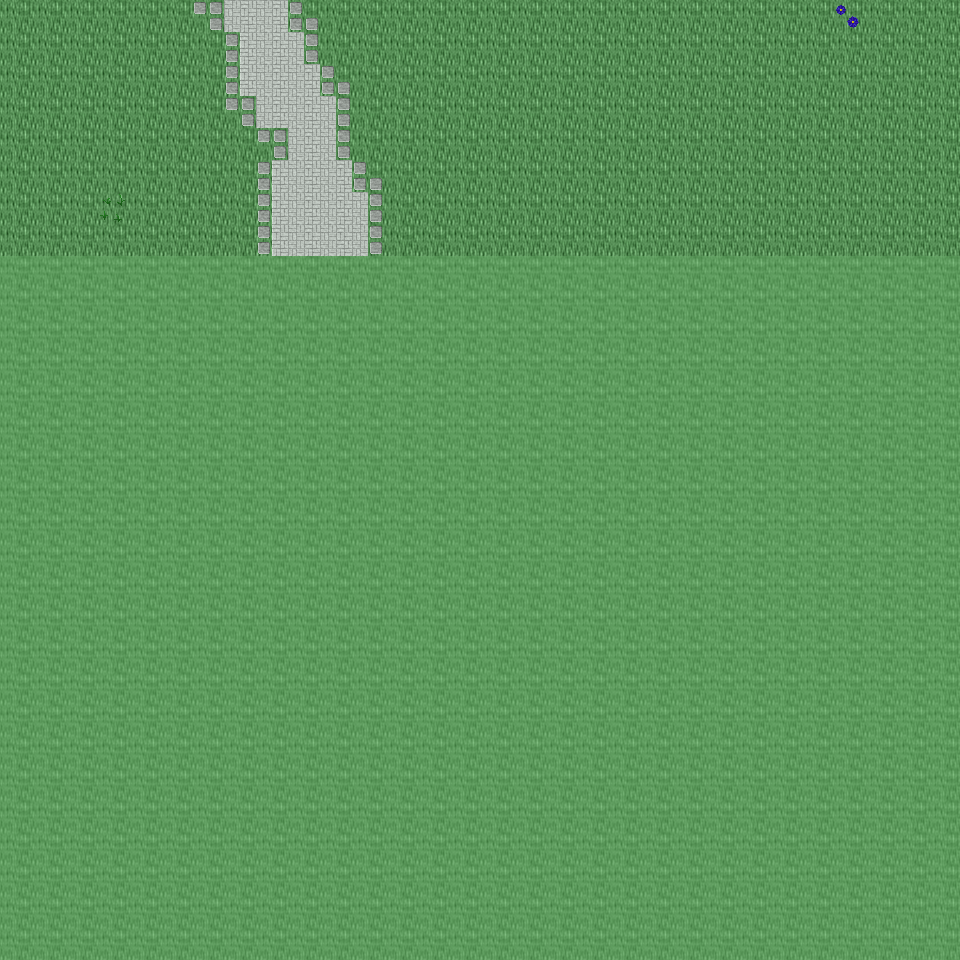

A 2D game scene composited from a Tiled map and its tileset images. What follows is a short description and the map's XML, with each tile layer's data collapsed to a summary:
An orthogonal 30x30 tile map with 32x32 px tiles, 6 tile layers (Ground, Object, Object2, Above, ...), 11 tilesets and 3 objects (3x mapchange).

<map version="1.0" orientation="orthogonal" renderorder="right-down" width="30" height="30" tilewidth="32" tileheight="32" nextobjectid="4">
  <tileset firstgid="1" name="tileset_ground_ground" tilewidth="32" tileheight="32" tilecount="33" columns="3">
    <image source="../drawable/tileset_ground_ground.png" width="96" height="352" />
  </tileset>
  <tileset firstgid="34" name="tileset_plant_flower_daisy_white" tilewidth="32" tileheight="32" tilecount="8" columns="2">
    <image source="../drawable/tileset_plant_flower_daisy_white.png" width="64" height="128" />
  </tileset>
  <tileset firstgid="42" name="tileset_plant_grasses" tilewidth="32" tileheight="32" tilecount="6" columns="3">
    <image source="../drawable/tileset_plant_grasses.png" width="96" height="64" />
  </tileset>
  <tileset firstgid="48" name="tileset_plant_flower_daisy_yellow" tilewidth="32" tileheight="32" tilecount="8" columns="2">
    <image source="../drawable/tileset_plant_flower_daisy_yellow.png" width="64" height="128" />
  </tileset>
  <tileset firstgid="56" name="tileset_plant_flower_daisy_blue" tilewidth="32" tileheight="32" tilecount="8" columns="2">
    <image source="../drawable/tileset_plant_flower_daisy_blue.png" width="64" height="128" />
  </tileset>
  <tileset firstgid="64" name="tileset_plant_flower_daisy_red" tilewidth="32" tileheight="32" tilecount="8" columns="2">
    <image source="../drawable/tileset_plant_flower_daisy_red.png" width="64" height="128" />
  </tileset>
  <tileset firstgid="72" name="tileset_plant_tree_tree_darkgreen" tilewidth="32" tileheight="32" tilecount="88" columns="8">
    <image source="../drawable/tileset_plant_tree_tree_darkgreen.png" width="256" height="352" />
  </tileset>
  <tileset firstgid="160" name="tileset_logic_collision" tilewidth="32" tileheight="32" tilecount="1" columns="1">
    <image source="../drawable/tileset_logic_collision.png" width="32" height="32" />
  </tileset>
  <tileset firstgid="161" name="tileset_ground_green_paving" tilewidth="32" tileheight="32" tilecount="18" columns="3">
    <image source="../drawable/tileset_ground_green_paving.png" width="96" height="192" />
  </tileset>
  <tileset firstgid="179" name="tileset_ground_water_swamp_water" tilewidth="32" tileheight="32" tilecount="33" columns="3">
    <image source="../drawable/tileset_ground_water_swamp_water.png" width="96" height="352" />
  </tileset>
  <tileset firstgid="212" name="tileset_plant_grasses_swamp" tilewidth="32" tileheight="32" tilecount="42" columns="6">
    <image source="../drawable/tileset_plant_grasses_swamp.png" width="192" height="224" />
  </tileset>
  <layer name="Ground" width="30" height="30">
    <data>[900 cells, 240 non-empty, 2 distinct tile ids]</data>
  </layer>
  <layer name="Object" width="30" height="30">
    <data>[900 cells, 18 non-empty, 6 distinct tile ids]</data>
  </layer>
  <layer name="Object2" width="30" height="30">
    <data>[900 cells, 0 non-empty, 0 distinct tile ids]</data>
  </layer>
  <layer name="Above" width="30" height="30">
    <data>[900 cells, 0 non-empty, 0 distinct tile ids]</data>
  </layer>
  <layer name="Above2" width="30" height="30">
    <data>[900 cells, 0 non-empty, 0 distinct tile ids]</data>
  </layer>
  <layer name="Walkable" width="30" height="30">
    <data>[900 cells, 660 non-empty, 1 distinct tile ids]</data>
  </layer>
  <objectgroup name="MapEvents">
    <object id="1" name="north" type="mapchange" x="0" y="0" width="960" height="32">
      <properties>
        <property name="map" value="0_ados_mountain_n2_w2_x3_y3" />
        <property name="place" value="south" />
      </properties>
    </object>
    <object id="2" name="west" type="mapchange" x="0" y="0" width="32" height="256">
      <properties>
        <property name="map" value="0_ados_mountain_n2_w2_x2_y4" />
        <property name="place" value="east" />
      </properties>
    </object>
    <object id="3" name="east" type="mapchange" x="928" y="0" width="32" height="256">
      <properties>
        <property name="map" value="0_ados_mountain_n2_w2_x4_y4" />
        <property name="place" value="west" />
      </properties>
    </object>
  </objectgroup>
</map>
